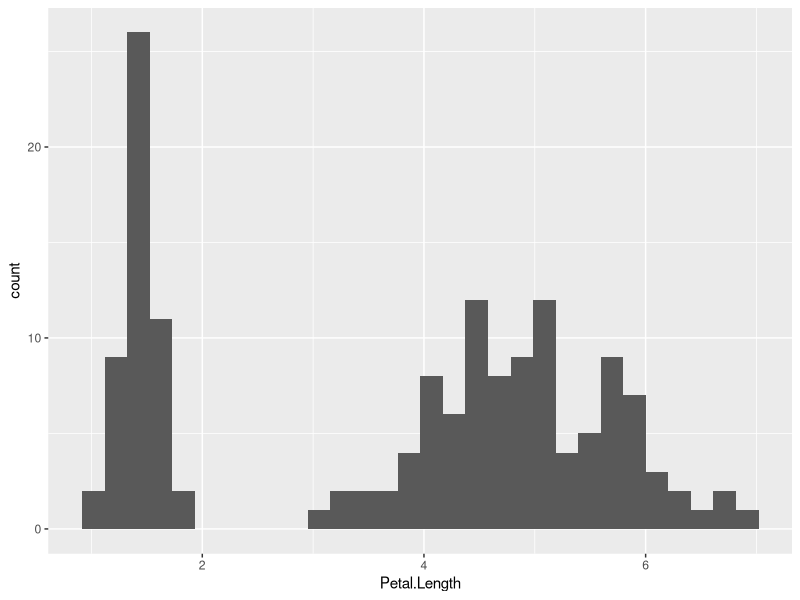
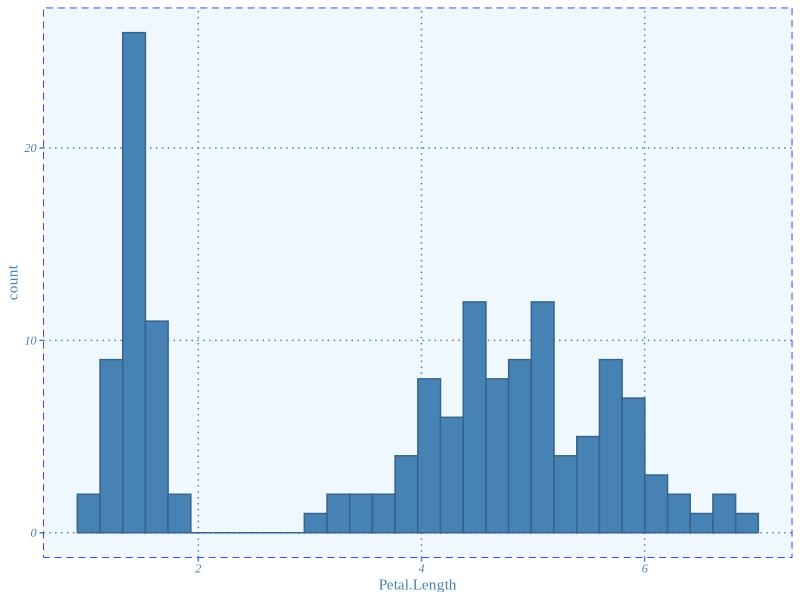
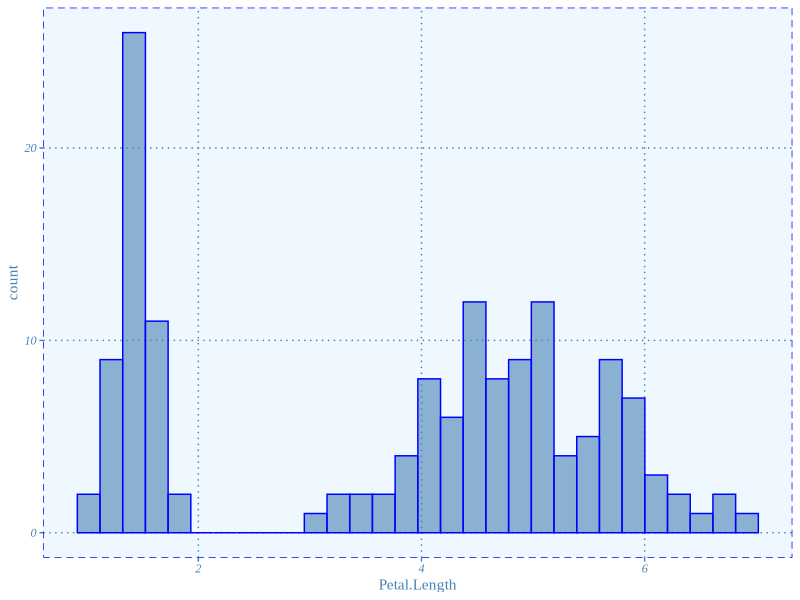
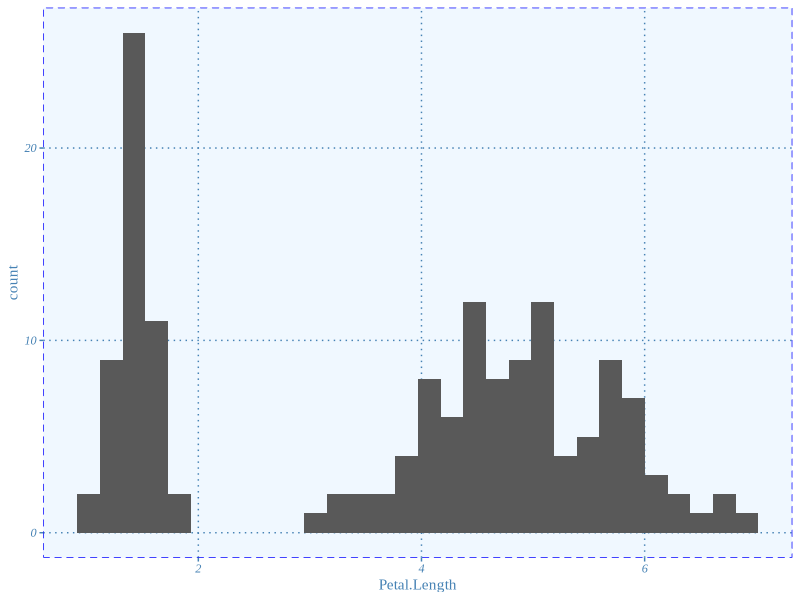

Write the R code that produced these figures, in order.
## ---- chunk 1
knitr::opts_chunk$set(echo = TRUE, fig.align ='center', warning = FALSE, message = FALSE,
                      fig.height = 4, fig.width = 5)
## ---- chunk 2
require(ggplot2)
data(iris)

ggplot(iris, aes(x = Petal.Length)) +
  geom_histogram() 
## ---- chunk 3
blue_theme <- function() {
  theme(
    # add border 1)
    panel.border = element_rect(colour = "blue", fill = NA, linetype = 2),
    # color background 2)
    panel.background = element_rect(fill = "aliceblue"),
    # modify grid 3)
    panel.grid.major.x = element_line(colour = "steelblue", linetype = 3, size = 0.5),
    panel.grid.minor.x = element_blank(),
    panel.grid.major.y =  element_line(colour = "steelblue", linetype = 3, size = 0.5),
    panel.grid.minor.y = element_blank(),
    # modify text, axis and colour 4) and 5)
    axis.text = element_text(colour = "steelblue", face = "italic", family = "Times New Roman"),
    axis.title = element_text(colour = "steelblue", family = "Times New Roman"),
    axis.ticks = element_line(colour = "steelblue"),
    # legend at the bottom 6)
    legend.position = "bottom"
  )
}

## ---- chunk 4
ggplot(iris, aes(x = Petal.Length)) +
  geom_histogram(fill = "steelblue", col = "steelblue4") +
  blue_theme()
## ---- chunk 5
old <- ggplot2:::check_subclass("bar", "Geom")$default_aes
old
## ---- chunk 6
update_geom_defaults("bar", list(fill = "steelblue", alpha = 0.6, colour = "blue"))
## ---- chunk 7
ggplot(iris, aes(x = Petal.Length)) +
  geom_histogram() +
  blue_theme()
## ---- chunk 8
ggplot2:::check_subclass("bar", "Geom")$default_aes
## ---- chunk 9
update_geom_defaults("bar", old)
## ---- chunk 10
ggplot(iris, aes(x = Petal.Length)) +
  geom_histogram() +
  blue_theme()
